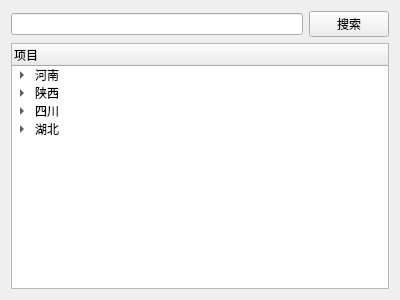
<?xml version="1.0" encoding="UTF-8"?>
<ui version="4.0">
 <class>CTreeWidget</class>
 <widget class="QWidget" name="CTreeWidget">
  <property name="geometry">
   <rect>
    <x>0</x>
    <y>0</y>
    <width>400</width>
    <height>300</height>
   </rect>
  </property>
  <property name="windowTitle">
   <string>CTreeWidget</string>
  </property>
  <layout class="QGridLayout" name="gridLayout">
   <item row="0" column="0">
    <layout class="QHBoxLayout" name="horizontalLayout">
     <item>
      <widget class="QLineEdit" name="lineEdit"/>
     </item>
     <item>
      <widget class="QPushButton" name="pushButton">
       <property name="text">
        <string>搜索</string>
       </property>
      </widget>
     </item>
    </layout>
   </item>
   <item row="1" column="0">
    <widget class="QTreeWidget" name="treeWidget">
     <column>
      <property name="text">
       <string notr="true">项目</string>
      </property>
     </column>
     <item>
      <property name="text">
       <string>河南</string>
      </property>
      <item>
       <property name="text">
        <string>郑州</string>
       </property>
       <item>
        <property name="text">
         <string>二七区</string>
        </property>
       </item>
       <item>
        <property name="text">
         <string>新郑市</string>
        </property>
       </item>
       <item>
        <property name="text">
         <string>登封市</string>
        </property>
       </item>
      </item>
      <item>
       <property name="text">
        <string>许昌</string>
       </property>
       <item>
        <property name="text">
         <string>魏都区</string>
        </property>
       </item>
       <item>
        <property name="text">
         <string>建安区</string>
        </property>
       </item>
       <item>
        <property name="text">
         <string>长葛</string>
        </property>
       </item>
       <item>
        <property name="text">
         <string>鄢陵</string>
        </property>
       </item>
      </item>
      <item>
       <property name="text">
        <string>漯河</string>
       </property>
      </item>
     </item>
     <item>
      <property name="text">
       <string>陕西</string>
      </property>
      <item>
       <property name="text">
        <string>西安</string>
       </property>
       <item>
        <property name="text">
         <string>未央区</string>
        </property>
       </item>
       <item>
        <property name="text">
         <string>莲湖区</string>
        </property>
       </item>
       <item>
        <property name="text">
         <string>碑林区</string>
        </property>
       </item>
      </item>
     </item>
     <item>
      <property name="text">
       <string>四川</string>
      </property>
      <item>
       <property name="text">
        <string>成都</string>
       </property>
      </item>
      <item>
       <property name="text">
        <string>绵阳</string>
       </property>
      </item>
     </item>
     <item>
      <property name="text">
       <string>湖北</string>
      </property>
      <item>
       <property name="text">
        <string>武汉</string>
       </property>
       <item>
        <property name="text">
         <string>汉口</string>
        </property>
       </item>
      </item>
      <item>
       <property name="text">
        <string>宜昌</string>
       </property>
      </item>
     </item>
    </widget>
   </item>
  </layout>
 </widget>
 <layoutdefault spacing="6" margin="11"/>
 <resources/>
 <connections/>
</ui>
